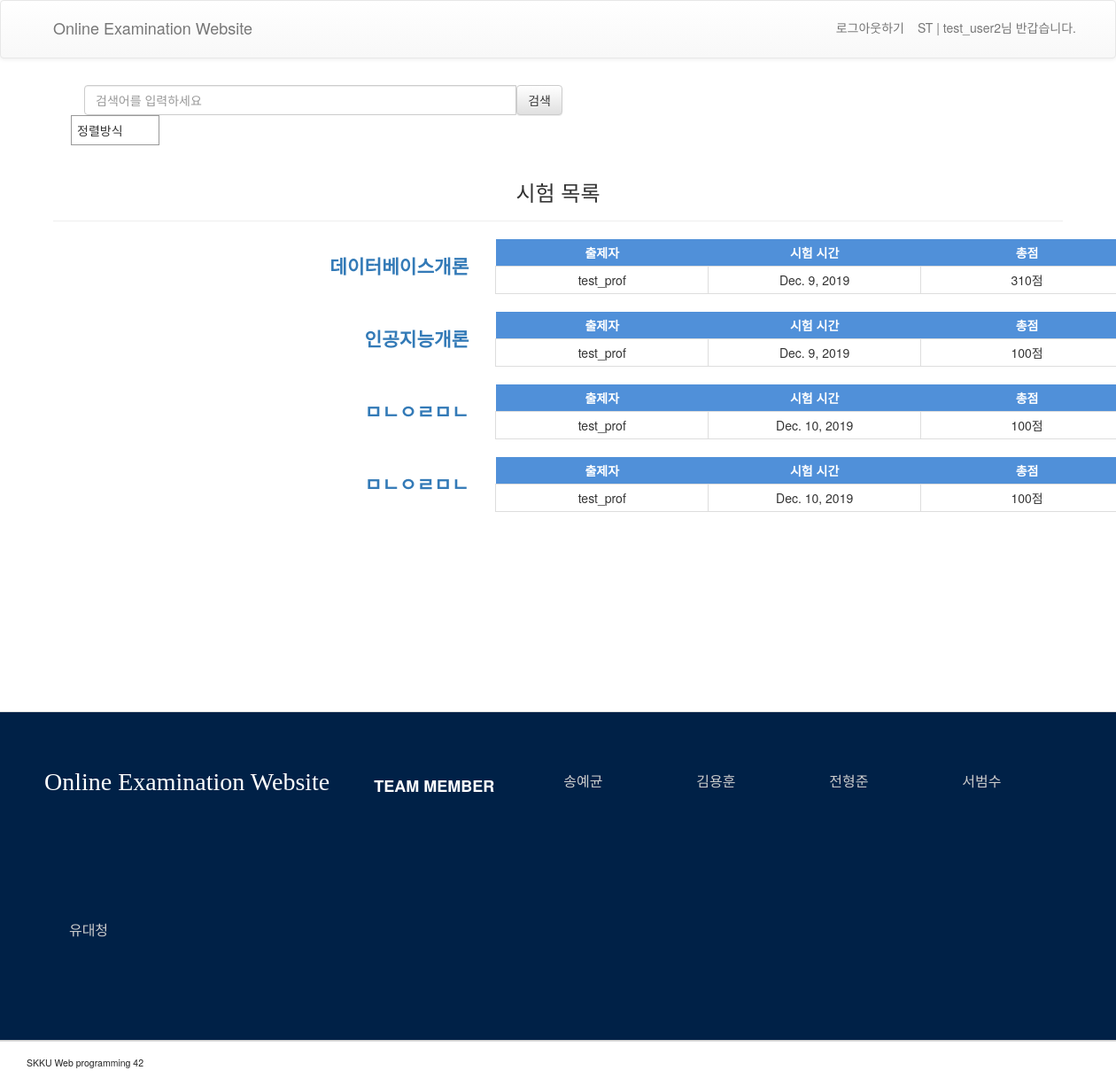
/ (signed in), run on the app's committed database.
### registration/models.py (models this page shows, shortened)
class Profile(models.Model):
    user = models.OneToOneField(User, on_delete=models.CASCADE)
    type_choices = [('ST', 'student'), ('MGR', 'manager'), ('PRF', 'professor')]
    type = models.CharField(
        max_length=20,
        choices=type_choices,
        default='ST')
    accept = models.BooleanField(default=False)
    accept_date = models.DateTimeField(default=timezone.now)

### admin_ctrlr/models.py (models this page shows, shortened)
class Test(models.Model):
    title = models.CharField(max_length=200)
    professor = models.ForeignKey(settings.AUTH_USER_MODEL, on_delete=models.CASCADE)
    test_time = models.DateField(default=None)
    SHORT = datetime.timedelta(hours=1)
    MEDIUM = datetime.timedelta(hours=3)
    LONG = datetime.timedelta(hours=5)
    period_choices = ((SHORT, '1 hour'), (MEDIUM, '3 hour'), (LONG, '5 hour'),)
    test_period = models.DurationField(choices=period_choices, default=MEDIUM)
    created_date = models.DateTimeField(default=timezone.now)
    auto_score = models.BooleanField(default=True)
    total_score = models.IntegerField(null=True)

### admin_ctrlr/views.py (the view)
# urls.py: 2. Add a URL to urlpatterns:  path('', views.home, name='home')
def home(request):
    tests = Test.objects.all()
    sort = request.GET.get('sort', '')
    if sort == 'date':
        tests = Test.objects.all().order_by('test_time')
        return render(request, 'home.html', {'tests': tests})
    elif sort == 'title':
        tests = Test.objects.all().order_by('title')
        return render(request, 'home.html', {'tests': tests})
    return render(request, 'home.html', {'tests': tests})

### admin_ctrlr/templates/home.html (shortened to what this page needs)
{% extends 'base.html' %}
{% block content %}
    <div class="container">
        {% if user.is_authenticated %}
            <div class="container">
                <form id="search_form" action="{% url 'search' %}" method="GET">
                    <div class="col-lg-6">
                        <div class="input-group">
                            <input type="text" class="form-control" placeholder="검색어를 입력하세요" name="q" value="{{ q }}">
                            <span class="input-group-btn">
                                <span class="icon-input-btn">
                                  <input type="submit" class="btn btn-default" value="검색">
                                </span>
                        </div>
                    </div>
                </form>
                <select id="sort_select"  onchange="location = this.value;">
                    <option class="sort-date" value="/" selected>정렬방식</option>
                </select>
            </div>
            <div class="page-header">
                <h3>시험 목록</h3>
            </div>
            {% for test in tests %}
                <div class="test">
                    <table class="test_table">
                        <tr>
                            <th class="test_title" rowspan="3"><a class="test_table_title" href="{% url 'test_detail' pk=test.pk %}">{{ test.title }}</a></th>
                            <th class="test_attribute"><strong>출제자 </strong></th>
                            <th class="test_attribute"><strong>시험 시간 </strong></th>
                            <th class="test_attribute"><strong>총점 </strong></th>
                        </tr>
                        <tr>
                            <td>{{ test.professor }}</td>
                            <td>{{ test.test_time }}</td>
                            <td>{{ test.total_score }}점</td>
                        </tr>
                    </table>
                </div>
            {% endfor %}
            </div>
        {% else %}
            <h1>SKKU Online Examination Website</h1>
            <p style="text-align: center">회원가입은 우측 상단에서 가능합니다</p>
        {% endif %}
{% endblock %}

### admin_ctrlr/templates/base.html (shortened to what this page needs)
{% load static %}
<!DOCTYPE html>
<html>
<head>
    <link rel="stylesheet" href="https://maxcdn.bootstrapcdn.com/bootstrap/3.3.2/css/bootstrap.min.css">
    <link rel="stylesheet" href="https://maxcdn.bootstrapcdn.com/bootstrap/3.3.2/css/bootstrap-theme.min.css">
    <link rel="stylesheet" href="{% static 'css/style.css' %}">
</head>
<body>
<nav class="navbar navbar-default" id="mainNav">
    <div class="container" id="topnav">
        <a class="navbar-brand" href="/">Online Examination Website</a>
        {% if user.is_authenticated %}
            <p class="navbar-text navbar-right">{{ user.profile.type }} | {{ user.username }}님 반갑습니다.</p>
            <p class="navbar-text navbar-right"><a href="{% url 'logout' %}" class="navbar-link">로그아웃하기</a></p>
        {% else %}
            <p class="navbar-text navbar-right"><a href="{% url 'login' %}" class="navbar-link">로그인하기</a></p>
            <p class="navbar-text navbar-right"><a href="{% url 'signup' %}" class="navbar-link">회원가입</a></p>
        {% endif %}
    </div>
</nav>
<div class="out">
  <div class="in">
{% block content %}
{% endblock %}
  </div>
</div>
<footer>
    <div class="footer" id="footer">
        <div class="out">
            <div class="in">
                <div class="fmember"><h4> Online Examination Website </h4></div>
                <div class="fmember"><h3> Team Member </h3></div>
                <div class="fmember"><h5> 송예균 <h5></div>
                <div class="fmember"><h5> 김용훈 <h5></div>
                <div class="fmember"><h5> 전형준 <h5></div>
                <div class="fmember"><h5> 서범수 <h5></div>
                <div class="fmember"><h5> 유대청 <h5></div>
            </div>
        </div>
    </div>
    <div class="footer-bottom">
        <div class="fcontainer">
            <p class="pull-left copyright"> SKKU Web programming 42 </p>
        </div>
    </div>
</footer>
</body>
</html>

### admin_ctrlr/static/css/style.css (style rules this page uses)
body { width: 100%; min-width: 1000px; }
#mainNav { text-align: center; }
#topnav { display: inline-block; }
p { color: #232323; }
.container { margin: 5px; }
#search_form { float: left; }
#sort_select { float: left; }
.out { text-align: center; }
.in { display: inline-block; }
select { float: left; width: 100px; padding: 6px; font-family: inherit; border: 1px solid #999; background: #fff; border-radius: 0px; -webkit-appearance: none; -moz-appearance: none; appearance: none; }
table { margin: 20px; }
th,td { padding: 5px 10px 5px 10px; }
.test_attribute { background: #5090d9; font-weight: 450; color: #ffffff; text-align: center; }
.test_title { text-align: right; padding-right: 30px; min-width: 300px; }
td { border: 1px solid #dddddd; border-collapse: collapse; text-align: center; min-width: 150px; }
p { text-align: left; }
.test_table_title { font-size: 16pt; text-align: center; }
.test_table { width: 1200px; }
#footer { background: #002147; height: auto; margin-top: 200px; padding-bottom: 30px; position: relative; width: 100%; border-bottom: 1px solid #CCCCCC; border-top: 1px solid #DDDDDD; text-align: center; }
.footer h3 { color: white; font-size: 18px; font-weight: 600; line-height: 27px; padding: 50px 0 0 0 ; text-transform: uppercase; margin-bottom: 15px; }
.footer h4 { color: white; font-size: 2em; font-weight: 600; line-height: 38px; padding: 50px 0 0 0; font-family: cursive; font-weight: lighter }
.footer h5 { color: #cccccc; font-size: 12pt; font-weight: 600; line-height: 38px; padding: 50px 0 0 0; font-family: cursive; font-weight: lighter }
.footer-bottom { border-top: 1px solid #DDDDDD; padding-top: 10px; padding-left: 30px; }
.footer-bottom p.pull-left { padding-top: 6px; font-size: 0.75em }
.fmember { min-width: 100px; margin-left: 50px; float: left; }

### data on the page
Test: title "데이터베이스개론", professor "test_prof", test_time "Dec. 9, 2019", total_score "310"
Test: title "인공지능개론", professor "test_prof", test_time "Dec. 9, 2019", total_score "100"
Test: title "ㅁㄴㅇㄹㅁㄴ", professor "test_prof", test_time "Dec. 10, 2019", total_score "100"
Test: title "ㅁㄴㅇㄹㅁㄴ", professor "test_prof", test_time "Dec. 10, 2019", total_score "100"

### other printed values
{{ user.profile.type }} "ST"
{{ user.username }} "test_user2"
